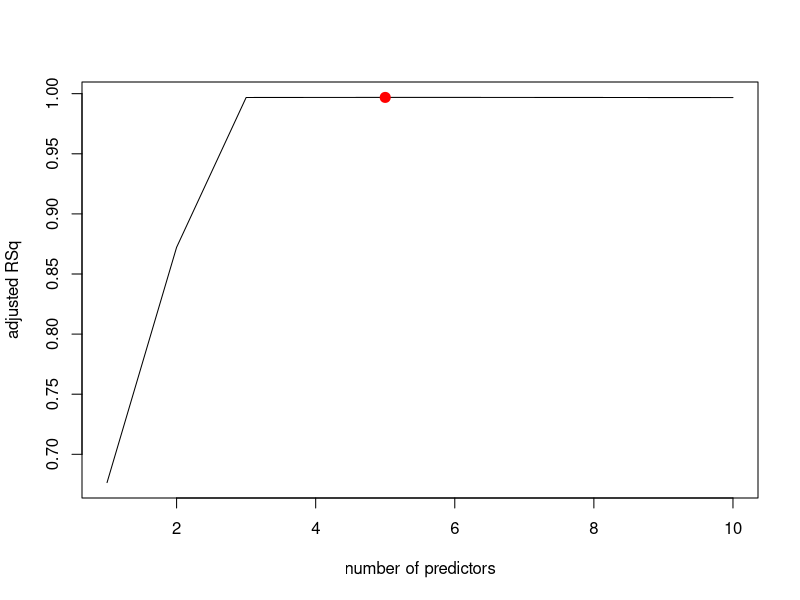
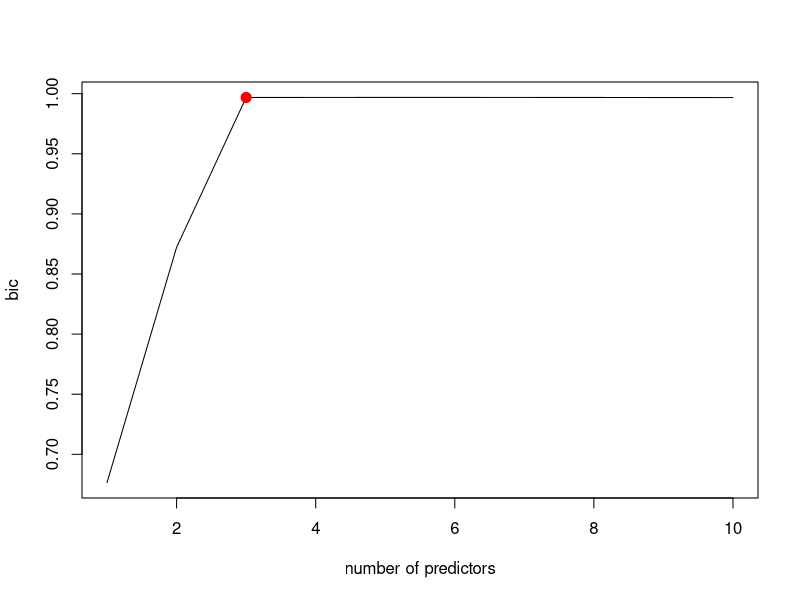
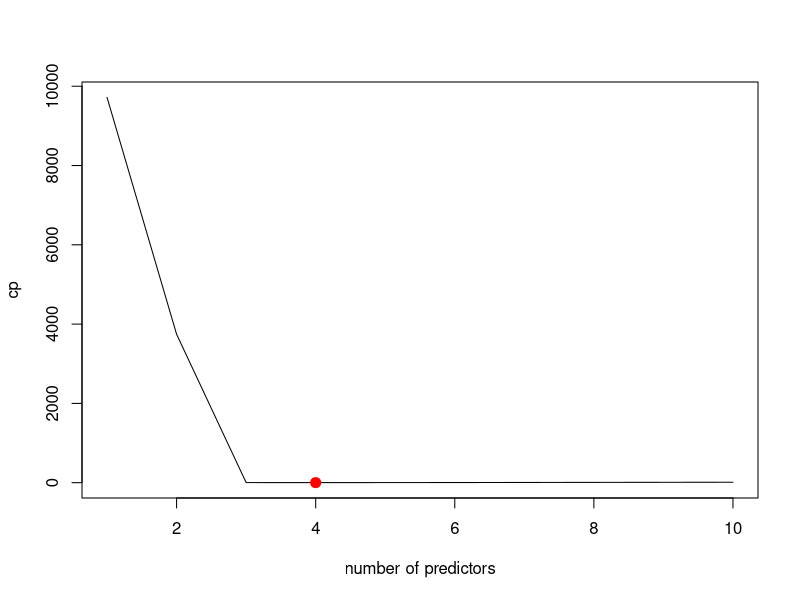
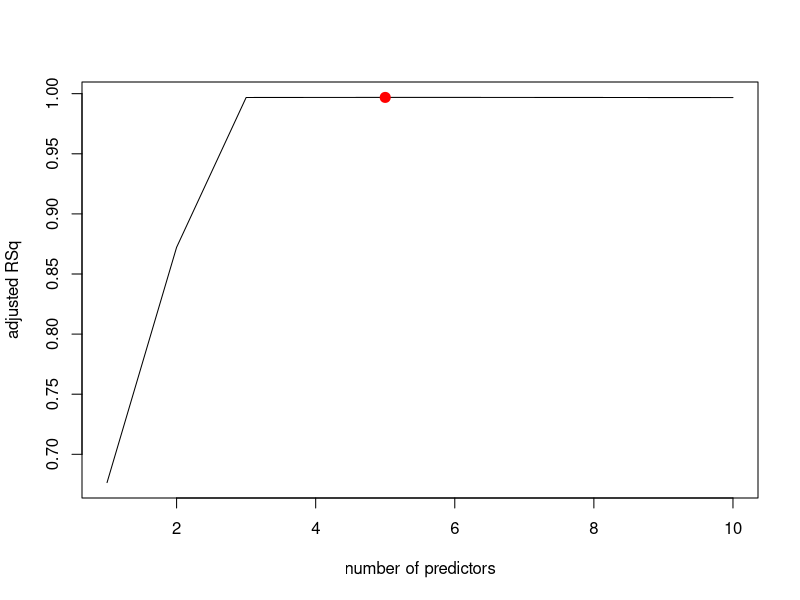
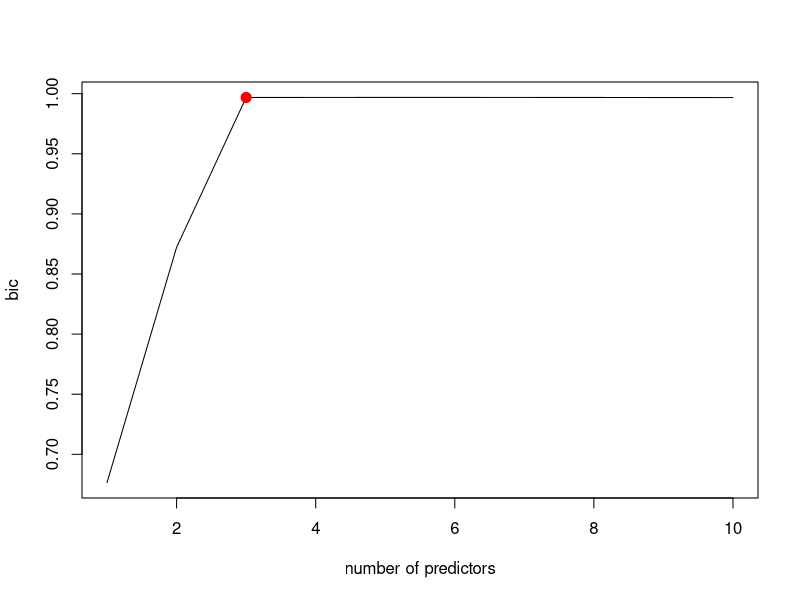
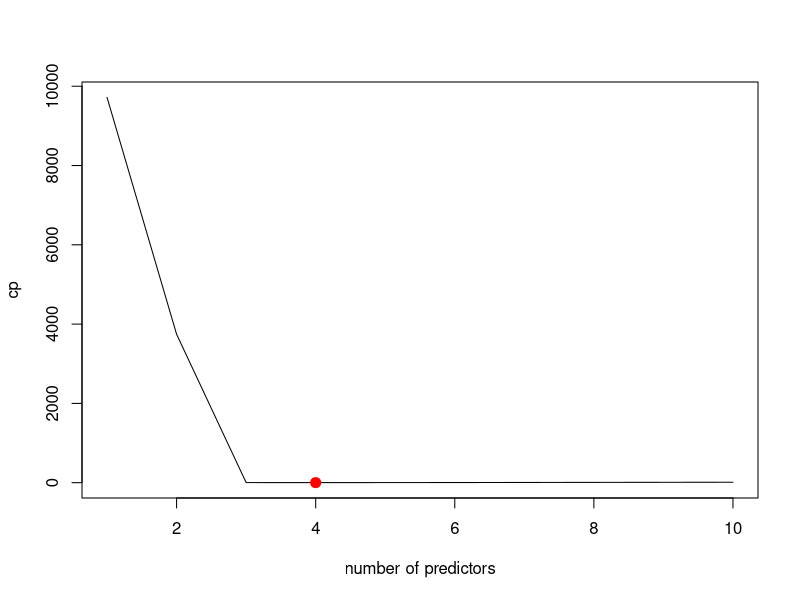
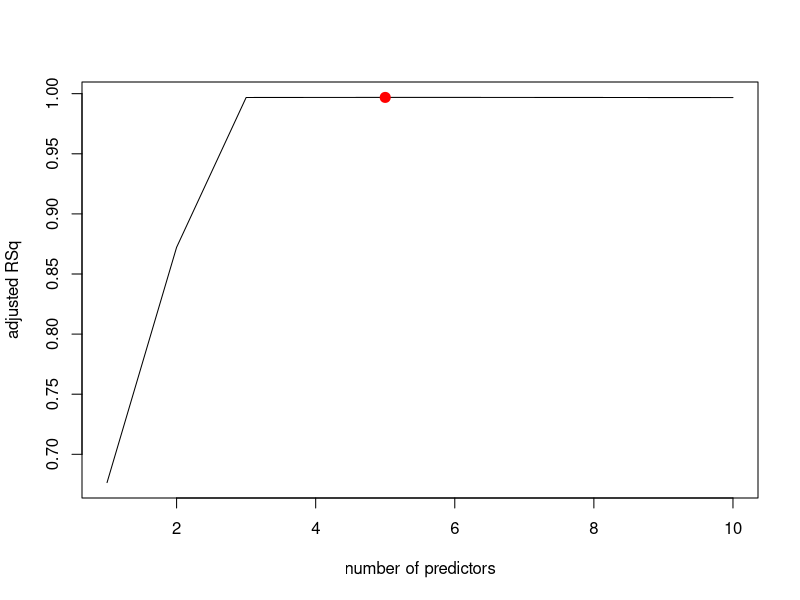
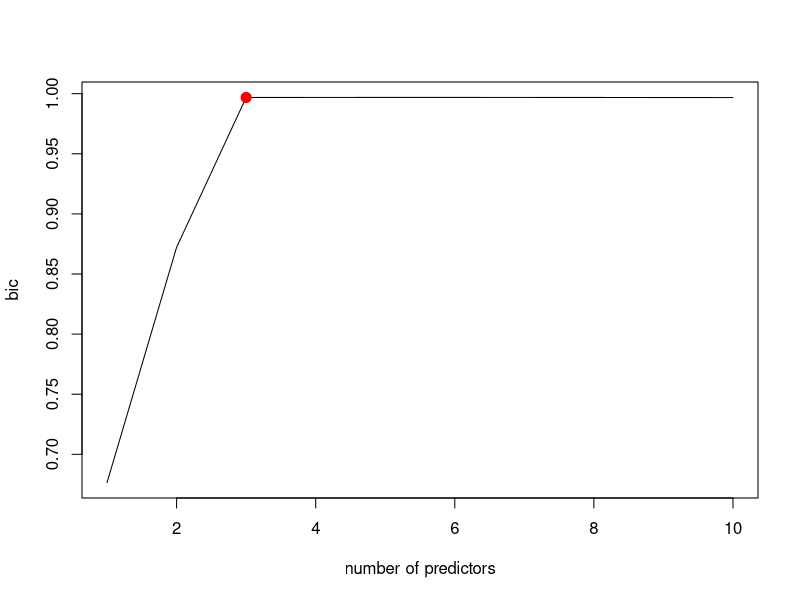

Here is the R script that generated these plots, in order:
## ---- chunk 1
knitr::opts_chunk$set(echo = TRUE)
## ---- chunk 2
#(a)
set.seed(1)
x=rnorm(100)
noise=rnorm(100)
## ---- chunk 3
#(b)

y=10+3*x+4*x^2+5*x^3+noise

## ---- chunk 4
#(c)
library(leaps)
newdata=data.frame(cbind(x,y))
newdata=data.frame(cbind(y,poly(x,10)))

regfit.best=regsubsets(y~.,data=newdata,nvmax=10)
reg.summary=summary(regfit.best)
names(reg.summary)

#check with adjusted R square
which.max(reg.summary$adjr2)
plot(reg.summary$adjr2,xlab="number of predictors",ylab="adjusted RSq",type="l")
points(5,reg.summary$adjr2[5],col="red",cex=2,pch=20)

coef(regfit.best,id=5)


#check with bic
which.min(reg.summary$bic)
plot(reg.summary$adjr2,xlab="number of predictors",ylab="bic",type="l")
points(3,reg.summary$adjr2[3],col="red",cex=2,pch=20)
coef(regfit.best,id=3)

#check with cp
which.min(reg.summary$cp)
plot(reg.summary$cp,xlab="number of predictors",ylab="cp",type="l")
points(4,reg.summary$adjr2[3],col="red",cex=2,pch=20)
coef(regfit.best,id=4)



## ---- chunk 5
#(d)
#using forward stepwise selection
forward.fit=regsubsets(y~.,data=newdata,nvmax=10,method="forward")
summary.fwd=summary(forward.fit)

#check with adjusted R square
which.max(summary.fwd$adjr2)
plot(summary.fwd$adjr2,xlab="number of predictors",ylab="adjusted RSq",type="l")
points(5,summary.fwd$adjr2[5],col="red",cex=2,pch=20)

coef(forward.fit,id=5)


#check with bic
which.min(summary.fwd$bic) 
plot(summary.fwd$adjr2,xlab="number of predictors",ylab="bic",type="l")
points(3,summary.fwd$adjr2[3],col="red",cex=2,pch=20)
coef(forward.fit,id=3)

#check with cp
which.min(summary.fwd$cp)
plot(summary.fwd$cp,xlab="number of predictors",ylab="cp",type="l")
points(4,summary.fwd$adjr2[3],col="red",cex=2,pch=20)
coef(forward.fit,id=4)
## ---- chunk 6
#using backwards stepwise selection
backward.fit=regsubsets(y~.,data=newdata,nvmax=10,method="backward")
summary.bwd=summary(backward.fit)

#check with adjusted R square
which.max(summary.bwd$adjr2)
plot(summary.bwd$adjr2,xlab="number of predictors",ylab="adjusted RSq",type="l")
points(5,summary.bwd$adjr2[5],col="red",cex=2,pch=20)

coef(backward.fit,id=5)


#check with bic
which.min(summary.bwd$bic) 
plot(summary.bwd$adjr2,xlab="number of predictors",ylab="bic",type="l")
points(3,summary.bwd$adjr2[3],col="red",cex=2,pch=20)
coef(backward.fit,id=3)

#check with cp
which.min(summary.bwd$cp)
plot(summary.bwd$cp,xlab="number of predictors",ylab="cp",type="l")
points(4,summary.bwd$adjr2[3],col="red",cex=2,pch=20)
coef(backward.fit,id=4)
